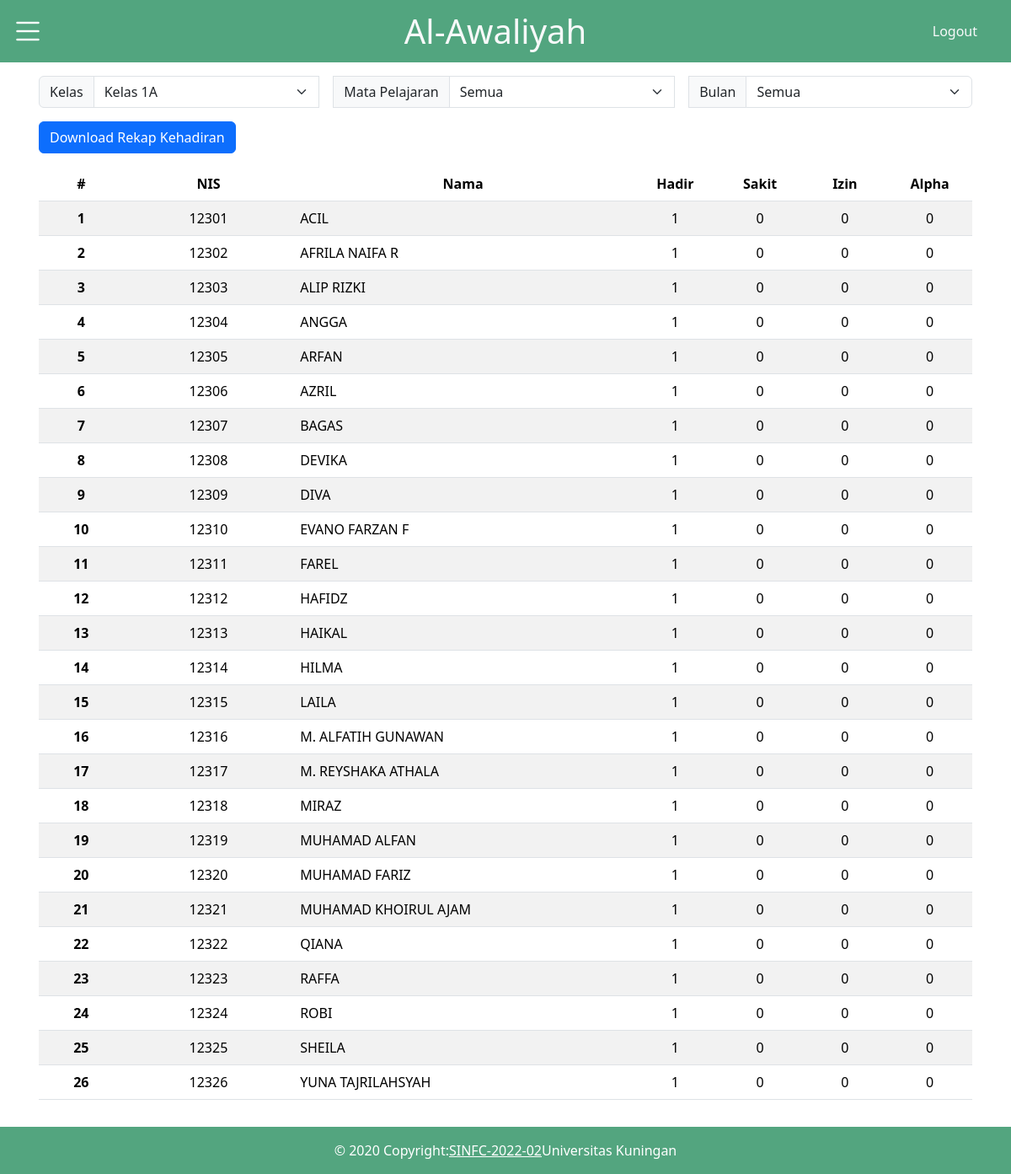
The page /pages/rekap1A.php (signed in) on the database its author committed.
### tables this page shows
CREATE TABLE `siswa` (
  `nis` varchar(15) NOT NULL,
  `nama` varchar(255) DEFAULT NULL,
  `id_kelas` int DEFAULT NULL
);

### pages/rekap1A.php (the view, shortened to what this page needs)
<!DOCTYPE html>
<html lang="en">
<head>
    <link href="https://cdn.jsdelivr.net/npm/bootstrap@5.3.2/dist/css/bootstrap.min.css" rel="stylesheet">
    <link rel="stylesheet" href="https://cdn.jsdelivr.net/npm/bootstrap-icons@1.11.2/font/bootstrap-icons.min.css">
    <link rel="stylesheet" href="../css/style.css">
</head>
<body>
    <nav>
        <div class="topnav bg-success bg-opacity-75">
            <div class="row w-100">
                <div class="col col-2">
                    <div class="burger">
                        <a class="btn btn-link" data-bs-toggle="offcanvas" href="#offcanvas" role="button">
                            <i class="bi bi-list text-white fs-1"></i>
                        </a>
                    </div>
                </div>
                <div class="col d-flex justify-content-center align-items-center">
                    <h1 class="text-light m-2">Al-Awaliyah</h1>
                </div>
                <div class="col col-2 d-flex justify-content-end align-items-center">
                    <a class="link-offset-2 link-offset-3-hover link-underline link-underline-opacity-0 link-underline-opacity-75-hover text-light me-3 " href="../action/logout.php">Logout</a>
                </div>
            </div>
        </div>
    </nav>
    <div class="container p-3">
      <div class="input-group mb-3">
        <label class="input-group-text" for="inputGroupSelect01">Kelas</label>
        <select class="form-select" id="inputGroupSelect01" name="kelas">
          <option value="1A" selected>Kelas 1A</option>
        </select>
        <label class="input-group-text ms-3" for="inputGroupSelect01">Mata Pelajaran</label>
        <select id="inputGroupSelect02" class="form-select" id="inputGroupSelect01" name="kelas">
          <option value="semua" <?= isset($_GET['mata_pelajaran']) == true ? ($_GET['mata_pelajaran'] == 'semua' ? 'selected' : '') : '' ?>>Semua</option>
        </select>
        <label class="input-group-text ms-3" for="inputGroupSelect01">Bulan</label>
        <select id="inputGroupSelect03" class="form-select" id="inputGroupSelect01" name="kelas">
          <option value="semua" <?= isset($_GET['bulan']) == true ? ($_GET['bulan'] == 'semua' ? 'selected' : '') : '' ?>>Semua</option>
        </select>
      </div>
      <div class="row">
        <div class="col mb-3">
          <a href="../action/sheet.php?kelas=1">
              <button class="btn btn-primary">Download Rekap Kehadiran</button>
          </a>
        </div>
      </div>
      <table class="table table-striped m-0 align-items-center">
        <thead class="text-center">
        <tr>
            <th class="col-1" scope="col">#</th>
            <th class="col-2" scope="col">NIS</th>
            <th class="col-4" scope="col">Nama</th>
            <th class="col-1" scope="col">Hadir</th>
            <th class="col-1" scope="col">Sakit</th>
            <th class="col-1" scope="col">Izin</th>
            <th class="col-1" scope="col">Alpha</th>
          </tr>
        </thead>
        <tbody id="data-table-body">
            <?php
            include "../action/koneksi.php";
            $query = "";
            if(!isset($_GET['mata_pelajaran']) || ($_GET['mata_pelajaran'] == 'semua' && $_GET['bulan'] == 'semua')){
              $query = "SELECT siswa.nis, siswa.nama, kelas.nama_kelas,
              SUM(CASE WHEN presensi.status_presensi = 'H' THEN 1 ELSE 0 END) as hadir,
              SUM(CASE WHEN presensi.status_presensi = 'S' THEN 1 ELSE 0 END) as sakit,
              SUM(CASE WHEN presensi.status_presensi = 'I' THEN 1 ELSE 0 END) as izin,
              SUM(CASE WHEN presensi.status_presensi = 'A' THEN 1 ELSE 0 END) as alpha
              FROM siswa
              LEFT JOIN presensi ON siswa.nis = presensi.nis
              LEFT JOIN kelas ON siswa.id_kelas = kelas.id_kelas
              LEFT JOIN matapelajaran ON presensi.id_matapelajaran = matapelajaran.id_matapelajaran
              WHERE kelas.id_kelas = '1'  GROUP BY siswa.nis";
            }else if (isset($_GET['mata_pelajaran']) && $_GET['mata_pelajaran'] != 'semua' && isset($_GET['bulan']) && $_GET['bulan'] != 'semua') {
                $query = "SELECT siswa.nis, siswa.nama, kelas.nama_kelas,
                COALESCE(SUM(CASE WHEN presensi.status_presensi = 'H' THEN 1 ELSE 0 END), 0) as hadir,
                COALESCE(SUM(CASE WHEN presensi.status_presensi = 'S' THEN 1 ELSE 0 END), 0) as sakit,
                COALESCE(SUM(CASE WHEN presensi.status_presensi = 'I' THEN 1 ELSE 0 END), 0) as izin,
                COALESCE(SUM(CASE WHEN presensi.status_presensi = 'A' THEN 1 ELSE 0 END), 0) as alpha
                FROM siswa LEFT JOIN presensi
                ON siswa.nis = presensi.nis AND MONTH(presensi.tanggal) = '". $_GET['bulan'] ."' AND presensi.id_matapelajaran = '". $_GET['mata_pelajaran'] ."'
                LEFT JOIN kelas ON siswa.id_kelas = kelas.id_kelas
                WHERE kelas.id_kelas = '1' GROUP BY siswa.nis; ";
            }else if(isset($_GET['mata_pelajaran']) && $_GET['mata_pelajaran'] == 'semua' && $_GET['bulan'] != 'semua'){
                $query = "SELECT siswa.nis, siswa.nama, kelas.nama_kelas,
                COALESCE(SUM(CASE WHEN presensi.status_presensi = 'H' THEN 1 ELSE 0 END), 0) as hadir,
                COALESCE(SUM(CASE WHEN presensi.status_presensi = 'S' THEN 1 ELSE 0 END), 0) as sakit,
                COALESCE(SUM(CASE WHEN presensi.status_presensi = 'I' THEN 1 ELSE 0 END), 0) as izin,
                COALESCE(SUM(CASE WHEN presensi.status_presensi = 'A' THEN 1 ELSE 0 END), 0) as alpha
                FROM siswa LEFT JOIN presensi
                ON siswa.nis = presensi.nis AND MONTH(presensi.tanggal) = '". $_GET['bulan'] ."'
                LEFT JOIN kelas ON siswa.id_kelas = kelas.id_kelas
                WHERE kelas.id_kelas = '1' GROUP BY siswa.nis; ";
            }else if(isset($_GET['bulan']) && $_GET['bulan'] == 'semua' && $_GET['mata_pelajaran'] != 'semua'){
                $query = "SELECT siswa.nis, siswa.nama, kelas.nama_kelas,
                COALESCE(SUM(CASE WHEN presensi.status_presensi = 'H' THEN 1 ELSE 0 END), 0) as hadir,
                COALESCE(SUM(CASE WHEN presensi.status_presensi = 'S' THEN 1 ELSE 0 END), 0) as sakit,
                COALESCE(SUM(CASE WHEN presensi.status_presensi = 'I' THEN 1 ELSE 0 END), 0) as izin,
                COALESCE(SUM(CASE WHEN presensi.status_presensi = 'A' THEN 1 ELSE 0 END), 0) as alpha
                FROM siswa LEFT JOIN presensi
                ON siswa.nis = presensi.nis AND presensi.id_matapelajaran = '". $_GET['mata_pelajaran'] ."'
                LEFT JOIN kelas ON siswa.id_kelas = kelas.id_kelas
                WHERE kelas.id_kelas = '1' GROUP BY siswa.nis; ";
            }
            $data = mysqli_query($koneksi, $query);
            $no = 1;
            while($d = mysqli_fetch_array($data)){
                echo "<tr>";
                echo "<th class='text-center' scope='row'>" . $no++ . "</th>";
                echo "<td class='text-center'>" . $d["nis"] . "</td>";
                echo "<td class='text-start'>" . $d["nama"] . "</td>";
                $sakitColor = ($d['sakit'] > 3) ? 'text-danger fw-bold' : '';
                $izinColor = ($d['izin'] > 3) ? 'text-danger fw-bold' : '';
                $alphaColor = ($d['alpha'] > 3) ? 'text-danger fw-bold' : '';
                echo "<td class='text-center'>" . $d["hadir"] . "</td>";
                echo "<td class='text-center $sakitColor'>" . $d["sakit"] . "</td>";
                echo "<td class='text-center $izinColor'>" . $d["izin"] . "</td>";
                echo "<td class='text-center $alphaColor'>" . $d["alpha"] . "</td>";
                echo "</tr>";
            }
            ?>
        </tbody>
      </table>
    </div>
    <footer class="text-lg-start mt-3">
        <div class="d-flex justify-content-center align-items-center text-white p-3" style="background-color: rgb(83,165,127);">
        © 2020 Copyright:
        <a class="text-white" href="https://www.instagram.com/sisteminformasi_02?igsh=MWF0bmJwczFmZDcybg==" target="_BLANK">SINFC-2022-02</a>
        Universitas Kuningan
        </div>
    </footer>
</body>
</html>

### css/style.css (style rules this page uses)
.topnav { background-color: rgb(83,165,127); }

### rows shown on the page
siswa: nis "12301", nama "ACIL", hadir "1", sakit "0", izin "0", alpha "0"
siswa: nis "12302", nama "AFRILA NAIFA R", hadir "1", sakit "0", izin "0", alpha "0"
siswa: nis "12303", nama "ALIP RIZKI", hadir "1", sakit "0", izin "0", alpha "0"
siswa: nis "12304", nama "ANGGA", hadir "1", sakit "0", izin "0", alpha "0"
siswa: nis "12305", nama "ARFAN", hadir "1", sakit "0", izin "0", alpha "0"
siswa: nis "12306", nama "AZRIL", hadir "1", sakit "0", izin "0", alpha "0"
siswa: nis "12307", nama "BAGAS", hadir "1", sakit "0", izin "0", alpha "0"
siswa: nis "12308", nama "DEVIKA", hadir "1", sakit "0", izin "0", alpha "0"
siswa: nis "12309", nama "DIVA", hadir "1", sakit "0", izin "0", alpha "0"
siswa: nis "12310", nama "EVANO FARZAN F", hadir "1", sakit "0", izin "0", alpha "0"
siswa: nis "12311", nama "FAREL", hadir "1", sakit "0", izin "0", alpha "0"
siswa: nis "12312", nama "HAFIDZ", hadir "1", sakit "0", izin "0", alpha "0"
siswa: nis "12313", nama "HAIKAL", hadir "1", sakit "0", izin "0", alpha "0"
siswa: nis "12314", nama "HILMA", hadir "1", sakit "0", izin "0", alpha "0"
siswa: nis "12315", nama "LAILA", hadir "1", sakit "0", izin "0", alpha "0"
siswa: nis "12316", nama "M. ALFATIH GUNAWAN", hadir "1", sakit "0", izin "0", alpha "0"
siswa: nis "12317", nama "M. REYSHAKA ATHALA", hadir "1", sakit "0", izin "0", alpha "0"
siswa: nis "12318", nama "MIRAZ", hadir "1", sakit "0", izin "0", alpha "0"
siswa: nis "12319", nama "MUHAMAD ALFAN", hadir "1", sakit "0", izin "0", alpha "0"
siswa: nis "12320", nama "MUHAMAD FARIZ", hadir "1", sakit "0", izin "0", alpha "0"
siswa: nis "12321", nama "MUHAMAD KHOIRUL AJAM", hadir "1", sakit "0", izin "0", alpha "0"
siswa: nis "12322", nama "QIANA", hadir "1", sakit "0", izin "0", alpha "0"
siswa: nis "12323", nama "RAFFA", hadir "1", sakit "0", izin "0", alpha "0"
siswa: nis "12324", nama "ROBI", hadir "1", sakit "0", izin "0", alpha "0"
siswa: nis "12325", nama "SHEILA", hadir "1", sakit "0", izin "0", alpha "0"
siswa: nis "12326", nama "YUNA TAJRILAHSYAH", hadir "1", sakit "0", izin "0", alpha "0"
